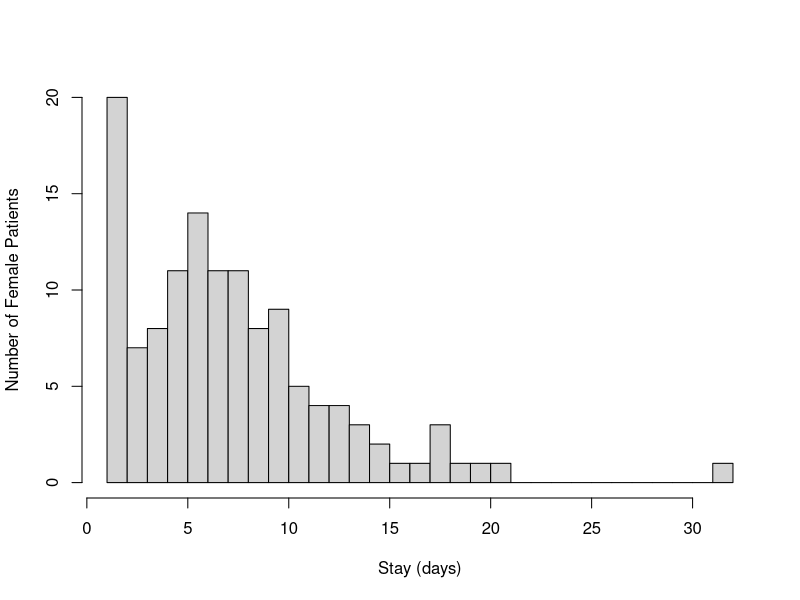

Recreate this plot in R.
## ---- chunk 1
knitr::opts_chunk$set(echo = TRUE)
## ---- chunk 2
library(readxl)
heart <- read_excel("Heart_attack_stays.xlsx")
head(heart)
hist(heart$Stay, breaks=30, xlab ='Stay (days)', ylab='Number of Female Patients', main='')
summary(heart)
## ---- chunk 3
heart$Sex=factor(heart$Sex)
heart$Hospital=factor(heart$Hospital)
summary(heart)
## ---- chunk 4
summary(heart$Hospital)
